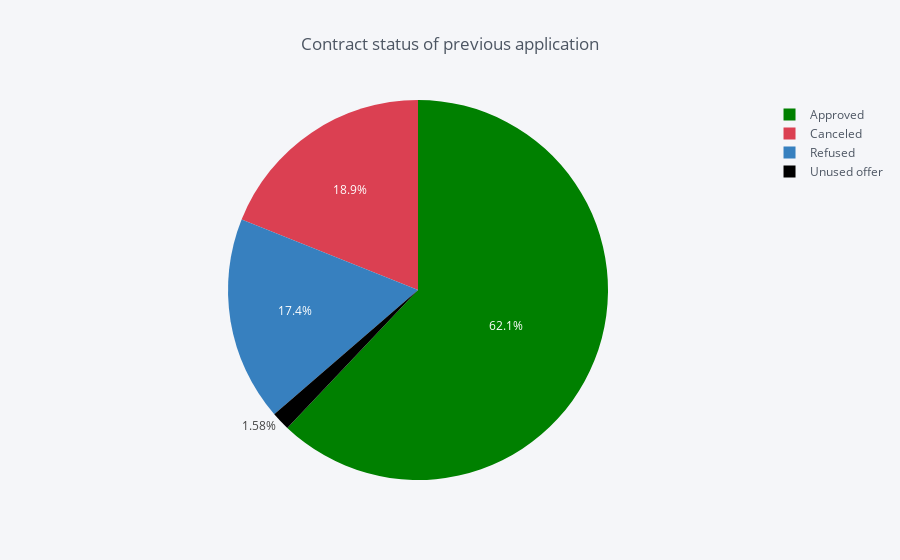

Notebook cell for this chart:
### Code cell
# Contract status of previous application
temp = application_data_prev["NAME_CONTRACT_STATUS"].value_counts()
df = pd.DataFrame({'labels': temp.index,'values': temp.values})
df.iplot(kind='pie',labels='labels',values='values', title='Contract status of previous application',colors=['green','red','blue', 'black',])

### Figure 1 — Plotly figure (JSON) as saved in the notebook; plotly's stock layout.template omitted (floating-point values rounded to 4 significant figures)
{"data": [{"labels": ["Approved", "Canceled", "Refused", "Unused offer"], "marker": {"colors": ["rgba(0, 128, 0, 1.0)", "rgba(219, 64, 82, 1.0)", "rgba(55, 128, 191, 1.0)", "rgba(0, 0, 0, 1.0)"]}, "name": "", "type": "pie", "values": [1036781, 316319, 290678, 26436]}], "layout": {"legend": {"bgcolor": "#F5F6F9", "font": {"color": "#4D5663"}}, "paper_bgcolor": "#F5F6F9", "plot_bgcolor": "#F5F6F9", "title": "Contract status of previous application", "titlefont": {"color": "#4D5663"}}}
